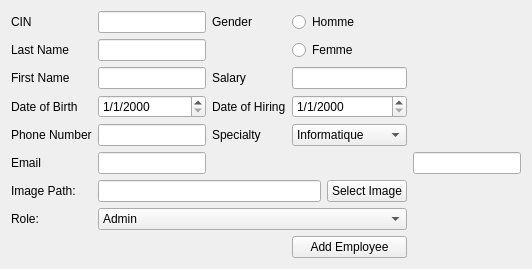
                <widget class="QWidget" name="AddEmployee">
                 <attribute name="title">
                  <string>Add Employee</string>
                 </attribute>
                 <layout class="QGridLayout" name="gridLayout">
                  <item row="5" column="4">
                   <widget class="QLineEdit" name="hiddenId">
                    <property name="visible">
                     <bool>false</bool>
                    </property>
                   </widget>
                  </item>
                  <item row="2" column="3">
                   <widget class="QLineEdit" name="lineEdit_salaire"/>
                  </item>
                  <item row="3" column="3">
                   <widget class="QDateEdit" name="dateEdit_hiring">
                    <property name="displayFormat">
                     <string>d/M/yyyy</string>
                    </property>
                   </widget>
                  </item>
                  <item row="2" column="2">
                   <widget class="QLabel" name="label_8">
                    <property name="text">
                     <string>Salary</string>
                    </property>
                   </widget>
                  </item>
                  <item row="2" column="0">
                   <widget class="QLabel" name="label_3">
                    <property name="text">
                     <string>First Name</string>
                    </property>
                   </widget>
                  </item>
                  <item row="5" column="1">
                   <widget class="QLineEdit" name="lineEdit_email"/>
                  </item>
                  <item row="3" column="1">
                   <widget class="QDateEdit" name="dateEdit_birth">
                    <property name="displayFormat">
                     <string>d/M/yyyy</string>
                    </property>
                   </widget>
                  </item>
                  <item row="0" column="0">
                   <widget class="QLabel" name="label">
                    <property name="text">
                     <string>CIN</string>
                    </property>
                   </widget>
                  </item>
                  <item row="2" column="1">
                   <widget class="QLineEdit" name="lineEdit_Prenom"/>
                  </item>
                  <item row="3" column="2">
                   <widget class="QLabel" name="label_9">
                    <property name="text">
                     <string>Date of Hiring</string>
                    </property>
                   </widget>
                  </item>
                  <item row="4" column="0">
                   <widget class="QLabel" name="label_5">
                    <property name="text">
                     <string>Phone Number</string>
                    </property>
                   </widget>
                  </item>
                  <item row="3" column="0">
                   <widget class="QLabel" name="label_4">
                    <property name="text">
                     <string>Date of Birth</string>
                    </property>
                   </widget>
                  </item>
                  <item row="9" column="3">
                   <widget class="QPushButton" name="addButton">
                    <property name="text">
                     <string>Add Employee</string>
                    </property>
                   </widget>
                  </item>
                  <item row="4" column="2">
                   <widget class="QLabel" name="label_11">
                    <property name="text">
                     <string>Specialty</string>
                    </property>
                   </widget>
                  </item>
                  <item row="4" column="3">
                   <widget class="QComboBox" name="comboBox">
                    <item>
                     <property name="text">
                      <string>Informatique</string>
                     </property>
                    </item>
                    <item>
                     <property name="text">
                      <string>Finance</string>
                     </property>
                    </item>
                    <item>
                     <property name="text">
                      <string>Communication</string>
                     </property>
                    </item>
                   </widget>
                  </item>
                  <item row="1" column="0">
                   <widget class="QLabel" name="label_2">
                    <property name="text">
                     <string>Last Name</string>
                    </property>
                   </widget>
                  </item>
                  <item row="0" column="3">
                   <widget class="QRadioButton" name="radioButton_H">
                    <property name="text">
                     <string>Homme</string>
                    </property>
                   </widget>
                  </item>
                  <item row="1" column="1">
                   <widget class="QLineEdit" name="lineEdit_Nom"/>
                  </item>
                  <item row="5" column="0">
                   <widget class="QLabel" name="label_6">
                    <property name="text">
                     <string>Email</string>
                    </property>
                   </widget>
                  </item>
                  <item row="0" column="1">
                   <widget class="QLineEdit" name="lineEdit_CIN"/>
                  </item>
                  <item row="0" column="2">
                   <widget class="QLabel" name="label_7">
                    <property name="text">
                     <string>Gender</string>
                    </property>
                   </widget>
                  </item>
                  <item row="4" column="1">
                   <widget class="QLineEdit" name="lineEdit_phone"/>
                  </item>
                  <item row="1" column="3">
                   <widget class="QRadioButton" name="radioButton_F">
                    <property name="text">
                     <string>Femme</string>
                    </property>
                   </widget>
                  </item>
                  <item row="6" column="0">
                   <widget class="QLabel" name="label_image">
                    <property name="text">
                     <string>Image Path:</string>
                    </property>
                   </widget>
                  </item>
                  <item row="6" column="1" colspan="3">
                   <layout class="QHBoxLayout" name="imageLayout">
                    <item>
                     <widget class="QLineEdit" name="imagePathLineEdit"/>
                    </item>
                    <item>
                     <widget class="QPushButton" name="selectImageButton">
                      <property name="text">
                       <string>Select Image</string>
                      </property>
                     </widget>
                    </item>
                   </layout>
                  </item>
                  <item row="7" column="0">
                   <widget class="QLabel" name="label_role">
                    <property name="text">
                     <string>Role:</string>
                    </property>
                   </widget>
                  </item>
                  <item row="7" column="1" colspan="3">
                   <widget class="QComboBox" name="roleComboBox">
                    <item>
                     <property name="text">
                      <string>Admin</string>
                     </property>
                    </item>
                    <item>
                     <property name="text">
                      <string>Employee</string>
                     </property>
                    </item>
                    <item>
                     <property name="text">
                      <string>Manager</string>
                     </property>
                    </item>
                   </widget>
                  </item>
                 </layout>
                </widget>
